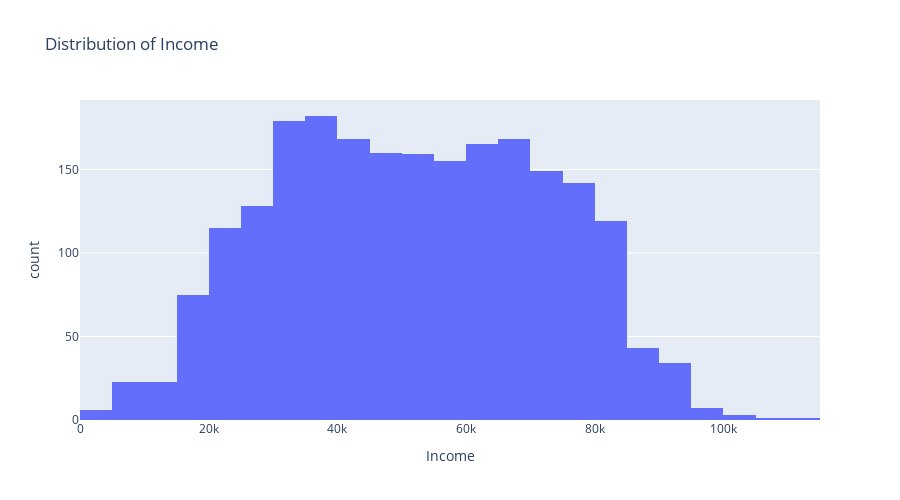
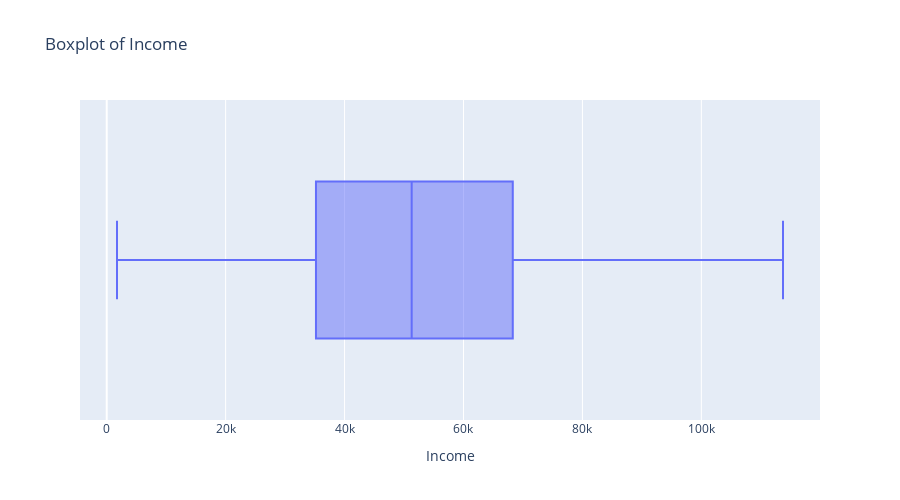

The cell these charts' notebook holds for them, in order:
### Markdown cell above
- What is the distribution of customer income? Are there any noticeable
patterns or outliers?

### Code cell
import plotly.express as px

# Assuming 'Income' is the column name for income data in your market_data DataFrame
fig = px.histogram(market_data, x="Income", nbins=50, title="Distribution of Income")
fig.update_layout(width=WIDTH_PLOTLY, height=HEIGHT_PLOTLY)  # Set smaller dimensions
fig.show()

fig_box = px.box(market_data, x="Income", title="Boxplot of Income")
fig_box.update_layout(width=WIDTH_PLOTLY, height=HEIGHT_PLOTLY)  # Set smaller dimensions
fig_box.show()

### Figure 1 — Plotly figure (JSON) as saved in the notebook; plotly's stock layout.template omitted (floating-point values rounded to 4 significant figures; data arrays with more than 128 entries replaced by an {"elided": "..."} marker saying what was removed)
{"data": [{"alignmentgroup": "True", "bingroup": "x", "hovertemplate": "Income=%{x}<br>count=%{y}<extra></extra>", "legendgroup": "", "marker": {"color": "#636efa", "pattern": {"shape": ""}}, "name": "", "nbinsx": 50, "offsetgroup": "", "orientation": "v", "showlegend": false, "type": "histogram", "x": {"elided": "2205 int values"}, "xaxis": "x", "yaxis": "y"}], "layout": {"barmode": "relative", "height": 500, "legend": {"tracegroupgap": 0}, "title": {"text": "Distribution of Income"}, "width": 900, "xaxis": {"anchor": "y", "domain": [0, 1], "title": {"text": "Income"}}, "yaxis": {"anchor": "x", "domain": [0, 1], "title": {"text": "count"}}}}

### Figure 2 — Plotly figure (JSON) as saved in the notebook; plotly's stock layout.template omitted (floating-point values rounded to 4 significant figures; data arrays with more than 128 entries replaced by an {"elided": "..."} marker saying what was removed)
{"data": [{"alignmentgroup": "True", "hovertemplate": "Income=%{x}<extra></extra>", "legendgroup": "", "marker": {"color": "#636efa"}, "name": "", "notched": false, "offsetgroup": "", "orientation": "h", "showlegend": false, "type": "box", "x": {"elided": "2205 int values"}, "x0": " ", "xaxis": "x", "y0": " ", "yaxis": "y"}], "layout": {"boxmode": "group", "height": 500, "legend": {"tracegroupgap": 0}, "title": {"text": "Boxplot of Income"}, "width": 900, "xaxis": {"anchor": "y", "domain": [0, 1], "title": {"text": "Income"}}, "yaxis": {"anchor": "x", "domain": [0, 1]}}}
